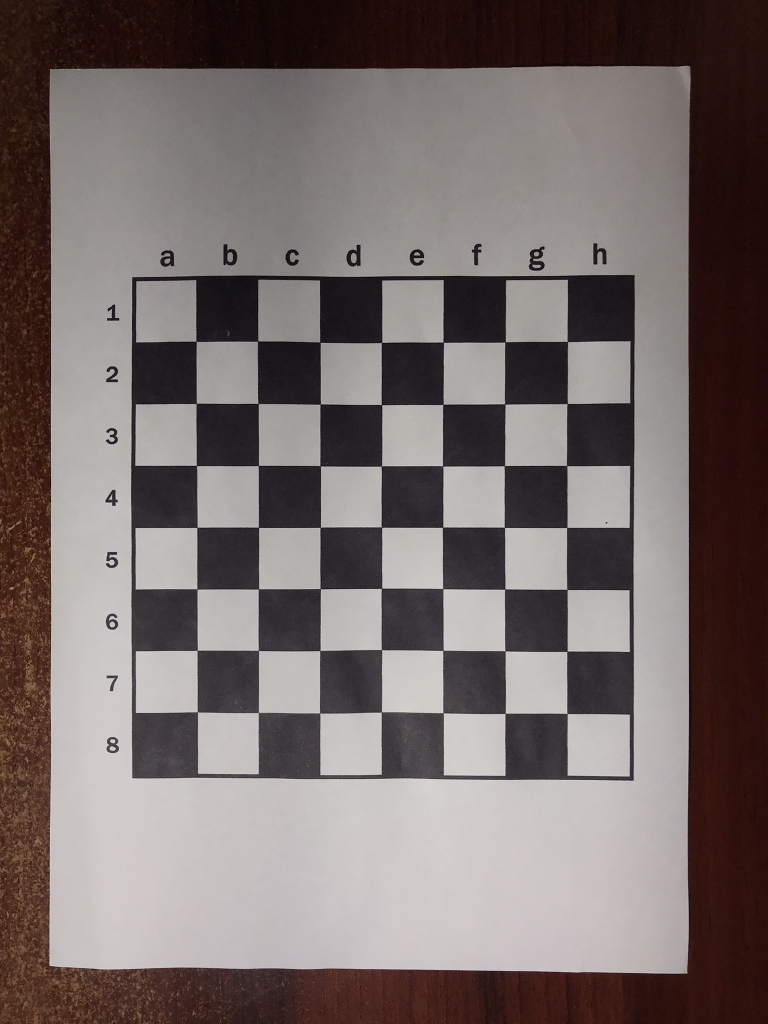
#> input picture Trabajo Práctico 3/fotos_calibracion/IMG_5017.JPEG, 1536 x 2048 px (shown at 1/2 size); its folder holds only this picture in this run
$ python calibrar_camara.py
#> lines starting #> are read from the running program, lines starting #| are printed output that depends on the picture; after the words box and inside, x2 and y2 are one past the last pixel; in counts of white or black regions, pixels touching at a corner belong together; long printed decimals are rounded
import cv2
import numpy as np
import glob
import os
import yaml
from datetime import datetime

#region Constantes

ANCHO_VENTANA = 800 # Ancho para mostrar las imágenes a calibrar
CANTIDAD_IMAGENES_MINIMA_RECOMENDADA = 10
DELAY_ENTRE_IMAGENES_MS = 500  # Tiempo para mostrar cada imágen con esquinas detectadas
EXTENSION_IMAGEN = ".jpeg"
RUTA_IMAGENES = "fotos_calibracion" # Carpeta donde se encuentran las imágenes
# Número de esquinas internas (no de cuadros)
TAMANIO_TABLERO_AJEDREZ = (7, 7)    # 7x7 esquinas internas (Para un tablero 8x8 cuadros) - 9x6 suele ser estándar
TAMANIO_CUADRADO_MM = 25    # Tamaño del cuadrado en mm (Solo informativo)
TITULO_VENTANA = "Calibracion de Camara"

#endregion

os.makedirs(RUTA_IMAGENES, exist_ok=True)

def calibrar():
    # Preparar puntos del mundo (0,0,0), (1,0,0), ...
    puntos_objeto = np.zeros((TAMANIO_TABLERO_AJEDREZ[0] * TAMANIO_TABLERO_AJEDREZ[1], 3), np.float32)
    puntos_objeto[:, :2] = np.mgrid[0:TAMANIO_TABLERO_AJEDREZ[0], 0:TAMANIO_TABLERO_AJEDREZ[1]].T.reshape(-1, 2)
    puntos_objeto *= TAMANIO_CUADRADO_MM  # Tamaño Físico (opcional)

    puntos_objeto_3d, puntos_imagen_2d = [], []
    imagenes = glob.glob(os.path.join(RUTA_IMAGENES, f"*{EXTENSION_IMAGEN}"))

    if len(imagenes) < CANTIDAD_IMAGENES_MINIMA_RECOMENDADA:
        print(f"Se recomienda al menos {CANTIDAD_IMAGENES_MINIMA_RECOMENDADA}-{CANTIDAD_IMAGENES_MINIMA_RECOMENDADA + 5} imágenes para buena calibración.")

    for archivo_imagen in imagenes:
        imagen = cv2.imread(archivo_imagen)
#> imagen is the input picture: shape (2048, 1536, 3); mean B, G, R 106.6, 108.2, 118.4
        if imagen is None:
            print(f"Error al cargar imagen: {archivo_imagen}")
            continue

        imagen_gris = cv2.cvtColor(imagen, cv2.COLOR_BGR2GRAY)
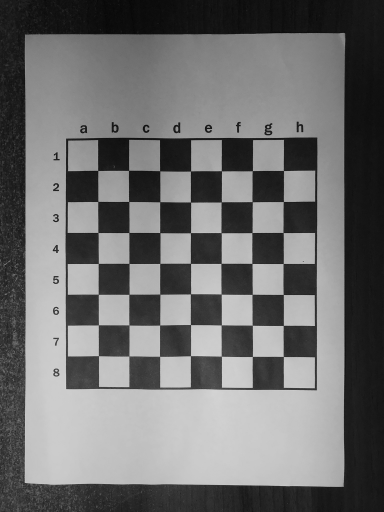
#> imagen_gris: shape (2048, 1536) (shown at 1/4 size); min 0, max 232, mean 111.1
        encontrado, esquinas = cv2.findChessboardCorners(imagen_gris, TAMANIO_TABLERO_AJEDREZ, None)
#> encontrado = True; esquinas = 49 rows, first 8: [1134.9, 1428], [1011, 1426.9], [887, 1426.5], [763.7, 1423.8], [639.5, 1426.1], [517.1, 1425.5], [394.9, 1424.3], [1134.1, 1302.8]
        if encontrado:
            puntos_objeto_3d.append(puntos_objeto)
            esquinas_refinadas = cv2.cornerSubPix(
                imagen_gris, esquinas, (11, 11), (-1, -1),
                (cv2.TERM_CRITERIA_EPS + cv2.TERM_CRITERIA_MAX_ITER, 30, 0.001)
            )
#> esquinas_refinadas = 49 rows, first 8: [1134.5, 1427.5], [1010.7, 1427.2], [886.6, 1425.9], [763.4, 1424.4], [639.9, 1426.5], [517.3, 1425.4], [395.2, 1424.4], [1134.3, 1302.9]
            puntos_imagen_2d.append(esquinas_refinadas)
            cv2.drawChessboardCorners(imagen, TAMANIO_TABLERO_AJEDREZ, esquinas_refinadas, encontrado)
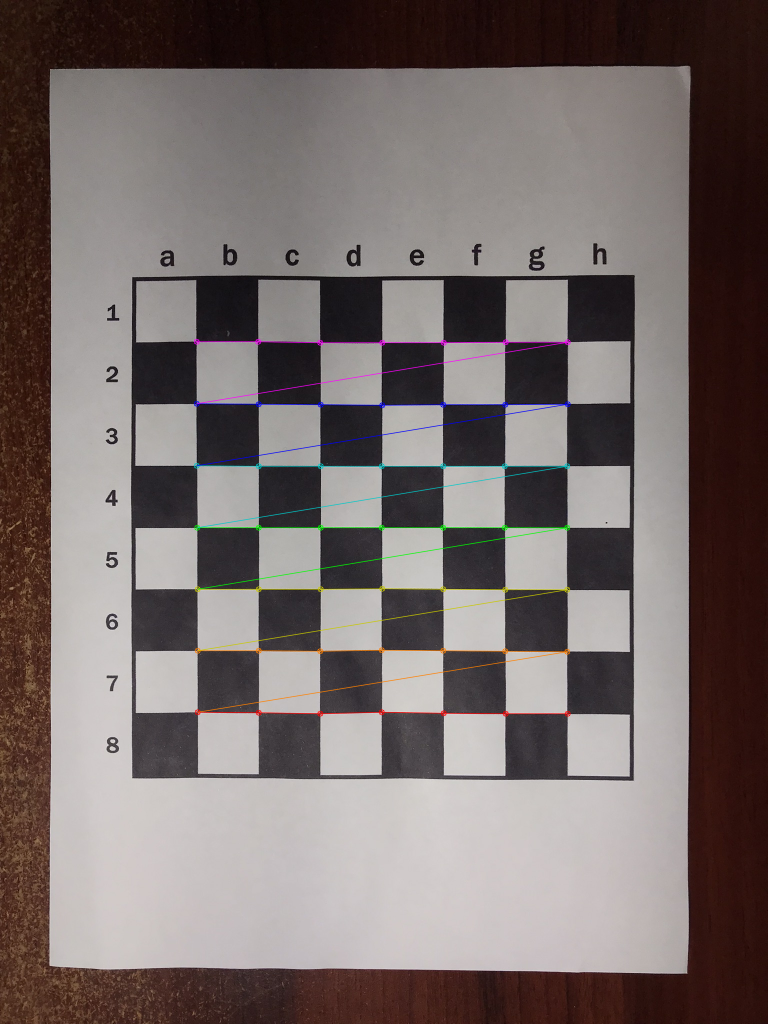
#> imagen: shape (2048, 1536, 3) (shown at 1/2 size); 1.04% of pixels changed, all inside (x1, y1, x2, y2) = (387, 677, 1142, 1434)
            escala = ANCHO_VENTANA / imagen.shape[1]
            imagen_a_mostrar = cv2.resize(imagen, (ANCHO_VENTANA, int(imagen.shape[0] * escala)))
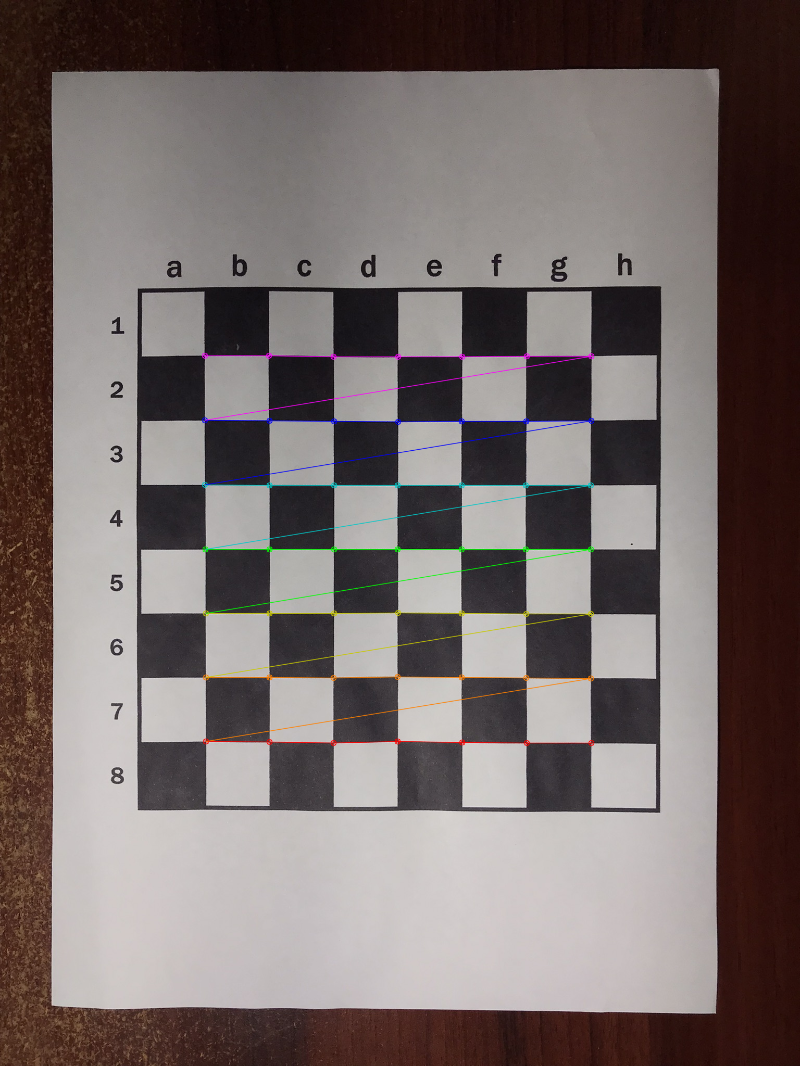
#> imagen_a_mostrar: shape (1066, 800, 3); mean B, G, R 106.5, 108.2, 118.4
            cv2.imshow(TITULO_VENTANA, imagen_a_mostrar)
            cv2.waitKey(DELAY_ENTRE_IMAGENES_MS)

    cv2.destroyAllWindows()

    if not puntos_objeto_3d:
        print("No se detectaron patrones de ajedrez.")
        return None

    # Calibrar cámara
    resultado, matriz_camara, coeficientes_distorsion, vectores_rotacion, vectores_traslacion = cv2.calibrateCamera(
        puntos_objeto_3d, puntos_imagen_2d, imagen_gris.shape[::-1], None, None
    )
#> resultado = 0.573; matriz_camara = [[14323.1, 0, 818.7], [0, 14388.4, 989], [0, 0, 1]]; coeficientes_distorsion = [[18.43, -6848.2, -0.00245, 0.0393, -10.76]]; vectores_rotacion = ([-0.016, 0.13, -3.14],); vectores_traslacion = ([63.73, 88.17, 2934.5],)

    print("\n=== RESULTADOS DE CALIBRACIÓN ===")
    print(f"Éxito en calibración: {resultado}")
#| Éxito en calibración: 0.5726
    print(f"fx = {matriz_camara[0, 0]:.2f}   fy = {matriz_camara[1, 1]:.2f}")
#| fx = 14323.09   fy = 14388.41
    print(f"cx = {matriz_camara[0, 2]:.2f}   cy = {matriz_camara[1, 2]:.2f}")
#| cx = 818.67   cy = 989.00
    print(f"Distorsión = {coeficientes_distorsion.ravel()}")
#| Distorsión = [ 1.84321568e+01 -6.84821607e+03 -2.45042128e-03  3.92686974e-02
#|  -1.07647296e+01]

    # Guardar YAML compatible
    datos_calibracion = {
        "Camera": {
            "name": "Mi camara calibrada",
            "setup": "monocular",
            "model": "perspective",
            "fx": float(matriz_camara[0, 0]),
            "fy": float(matriz_camara[1, 1]),
            "cx": float(matriz_camara[0, 2]),
            "cy": float(matriz_camara[1, 2]),
            "k1": float(coeficientes_distorsion[0][0]),
            "k2": float(coeficientes_distorsion[0][1]),
            "p1": float(coeficientes_distorsion[0][2]),
            "p2": float(coeficientes_distorsion[0][3]),
            "k3": float(coeficientes_distorsion[0][4]) if coeficientes_distorsion.shape[1] >= 5 else 0.0,
            "cols": int(imagen_gris.shape[1]),
            "rows": int(imagen_gris.shape[0]),
            "fps": 30,
            "color_order": "BGR"
        },
        "Mapping": {}  # Podés dejarlo vacío o agregar parámetros más adelante
    }

    archivo_de_salida = f"config_calibracion_{datetime.now().strftime('%Y%m%d_%H%M')}.yaml"
    with open(archivo_de_salida, "w") as archivo:
        yaml.dump(datos_calibracion, archivo,  default_flow_style=False)
    print(f"Archivo guardado: {archivo_de_salida}")

    return matriz_camara, coeficientes_distorsion

if __name__ == "__main__":
    calibrar()

$ run again, on Trabajo Práctico 3/fotos_calibracion/IMG_5021.JPEG
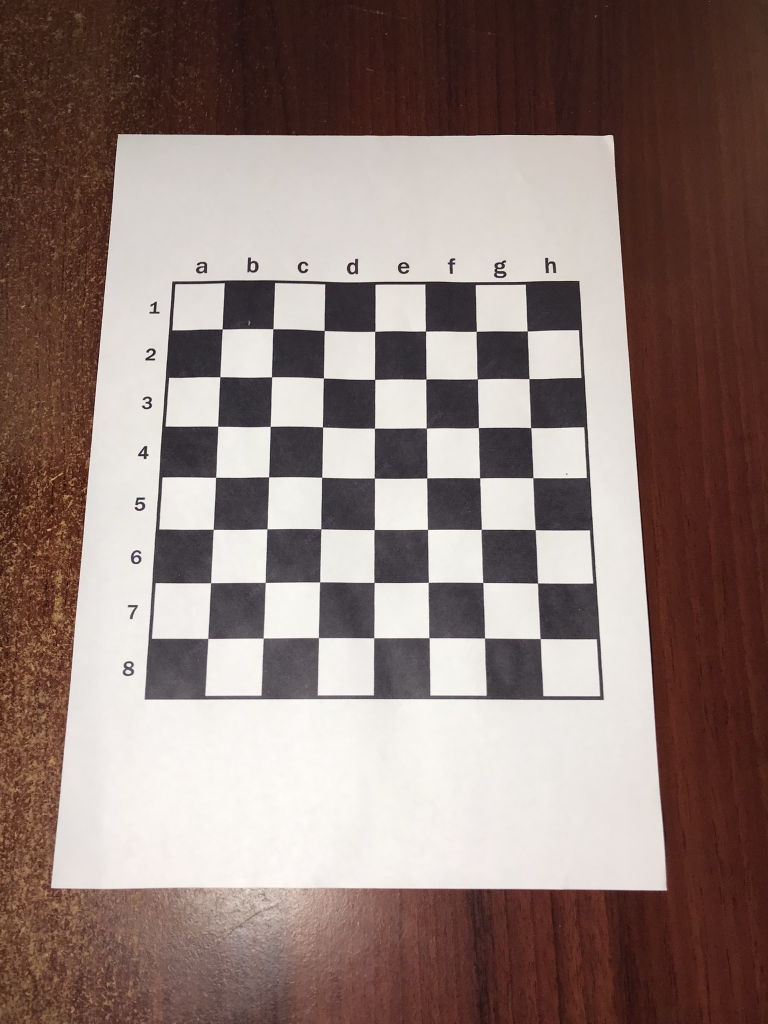
#> input picture Trabajo Práctico 3/fotos_calibracion/IMG_5021.JPEG, 1536 x 2048 px (shown at 1/2 size)
#> in calibrar, imagen is the input picture: shape (2048, 1536, 3); mean B, G, R 118.7, 124.4, 142.9
#> in calibrar, `imagen_gris = cv2.cvtColor(imagen, cv2.COLOR_BGR2GRAY)`:
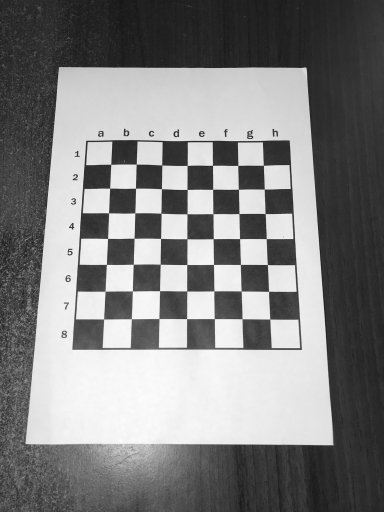
#> imagen_gris: shape (2048, 1536) (shown at 1/4 size); min 5, max 255, mean 129.2
#> encontrado = True; esquinas = 49 rows, first 8: [444.9, 658.4], [546.3, 658], [648.7, 661.5], [750.2, 663.2], [851.3, 662.7], [952.7, 663.1], [1054.6, 662.5], [440.5, 754]
#> esquinas_refinadas = 49 rows, first 8: [444.8, 658.4], [546.4, 658], [648.7, 661.5], [750.2, 663.1], [851.5, 662.6], [952.9, 663], [1054.8, 662.5], [440.4, 754]
#> imagen: shape (2048, 1536, 3); 0.91% of pixels changed, all inside (x1, y1, x2, y2) = (410, 652, 1088, 1285)
#> in calibrar, `imagen_a_mostrar = cv2.resize(imagen, (ANCHO_VENTANA, int(imagen.shape..`:
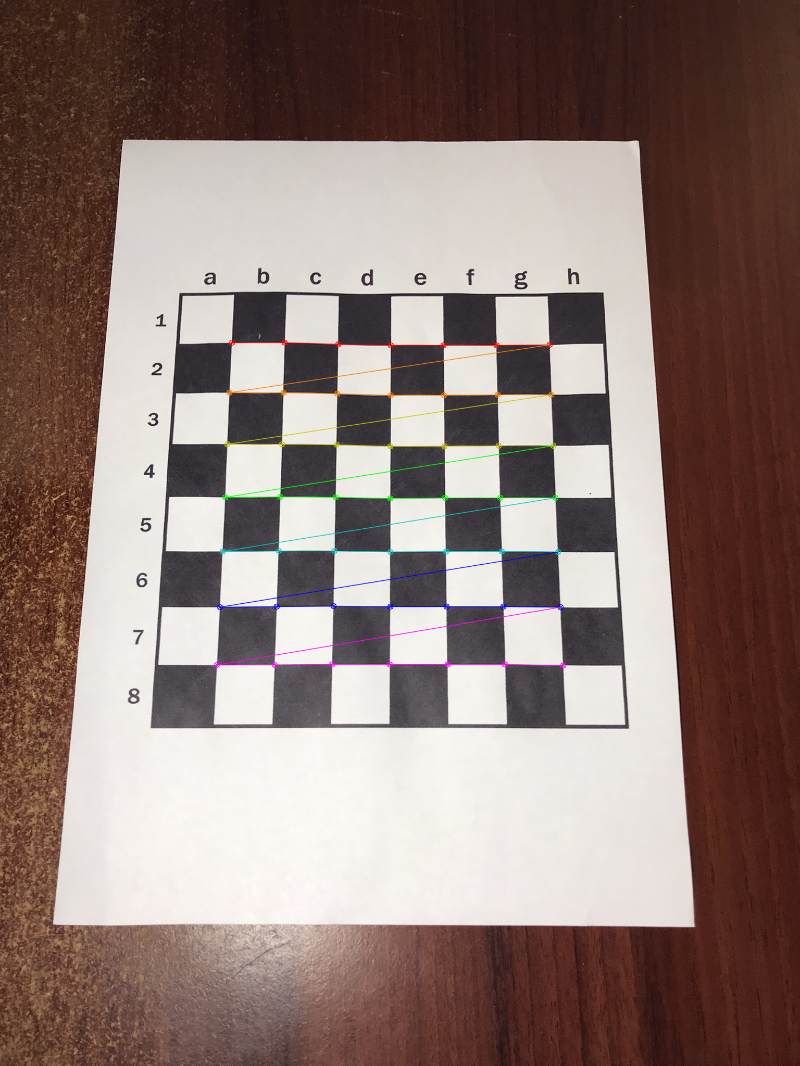
#> imagen_a_mostrar: shape (1066, 800, 3); mean B, G, R 118.5, 124.1, 142.7
#> resultado = 0.735; matriz_camara = [[2131.6, 0, 855.2], [0, 2154.9, 963.2], [0, 0, 1]]; coeficientes_distorsion = [[0.299, 0.811, -0.00531, 0.0252, -28.83]]; vectores_rotacion = ([-0.303, -0.0493, -0.00438],); vectores_traslacion = ([-101, -73.54, 523.9],)
#| Éxito en calibración: 0.7353
#| fx = 2131.63   fy = 2154.85
#| cx = 855.25   cy = 963.17
#| Distorsión = [ 2.99386097e-01  8.11387414e-01 -5.31285152e-03  2.52272699e-02
#|  -2.88306100e+01]

$ run again, on Trabajo Práctico 3/fotos_calibracion/IMG_5022.JPEG
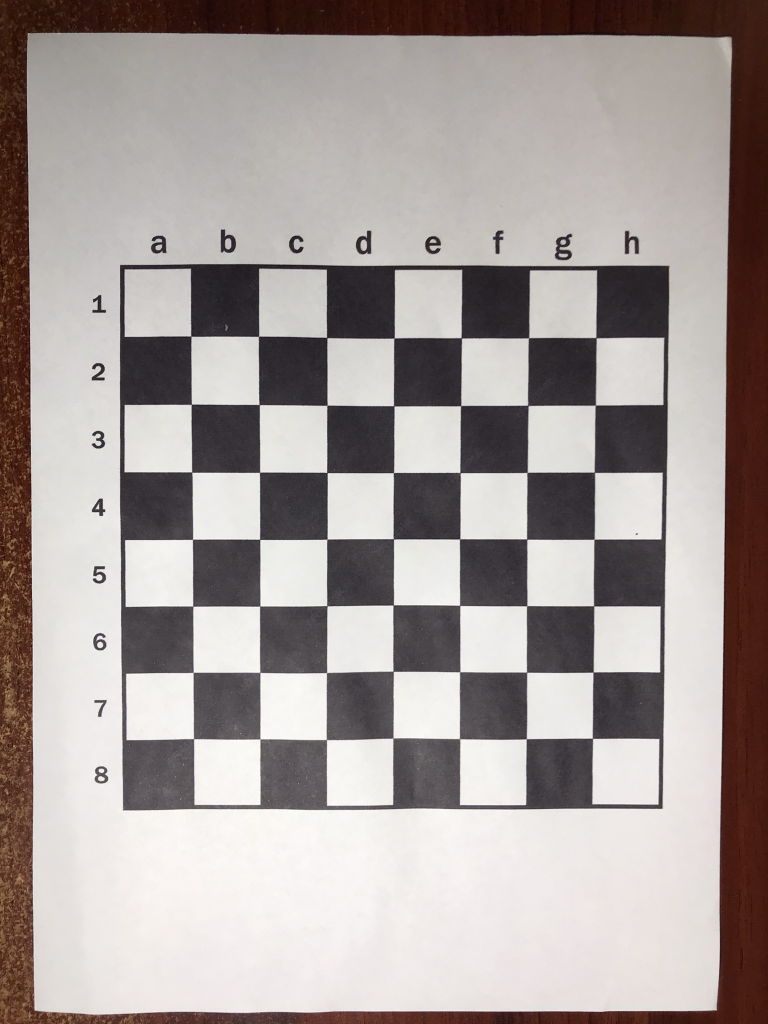
#> input picture Trabajo Práctico 3/fotos_calibracion/IMG_5022.JPEG, 1536 x 2048 px (shown at 1/2 size)
#> in calibrar, imagen is the input picture: shape (2048, 1536, 3); mean B, G, R 155.2, 157.7, 166
#> in calibrar, `imagen_gris = cv2.cvtColor(imagen, cv2.COLOR_BGR2GRAY)`:
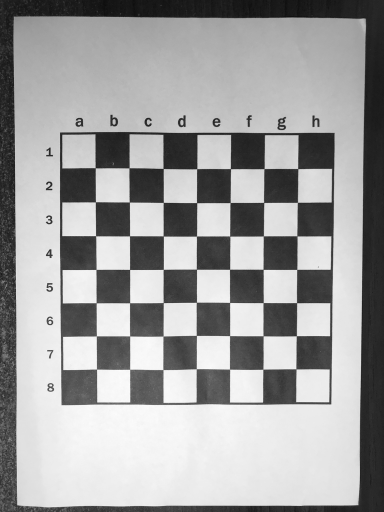
#> imagen_gris: shape (2048, 1536) (shown at 1/4 size); min 5, max 255, mean 159.9
#> encontrado = True; esquinas = 49 rows, first 8: [382, 672.7], [517.6, 673.1], [654.1, 675.4], [788.5, 677], [923, 675.9], [1057.3, 675.8], [1192.2, 675.6], [383.5, 808.5]
#> esquinas_refinadas = 49 rows, first 8: [382.3, 672.7], [517.5, 673], [653.9, 675.5], [788.6, 676.5], [923, 676.3], [1057.5, 676.1], [1192.5, 675.8], [383.2, 808.9]
#> imagen: shape (2048, 1536, 3); 1.12% of pixels changed, all inside (x1, y1, x2, y2) = (376, 667, 1199, 1487)
#> in calibrar, `imagen_a_mostrar = cv2.resize(imagen, (ANCHO_VENTANA, int(imagen.shape..`:
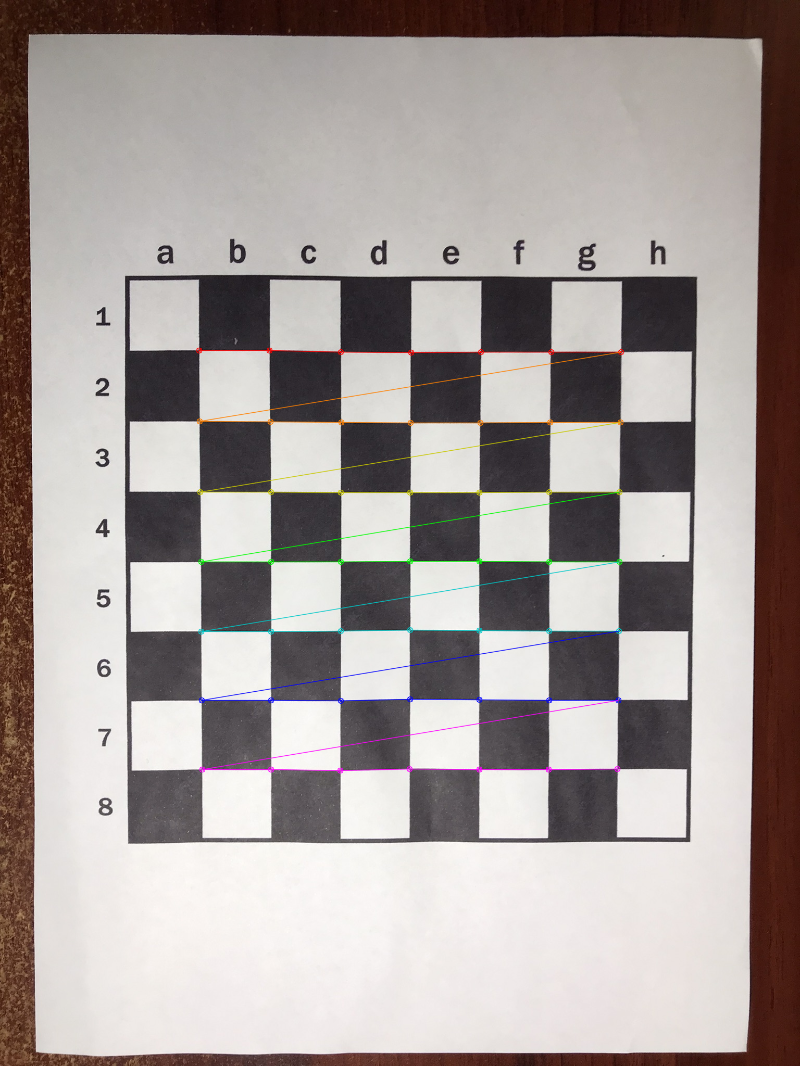
#> imagen_a_mostrar: shape (1066, 800, 3); mean B, G, R 154.9, 157.5, 165.9
#> resultado = 0.63; matriz_camara = [[3036.2, 0, 810.1], [0, 3038.8, 999.5], [0, 0, 1]]; coeficientes_distorsion = [[1, -24.29, -0.00296, 0.00724, 171.4]]; vectores_rotacion = ([0.05, -0.0305, 0.00162],); vectores_traslacion = ([-79.06, -60.12, 566.8],)
#| Éxito en calibración: 0.6296
#| fx = 3036.21   fy = 3038.76
#| cx = 810.10   cy = 999.49
#| Distorsión = [ 1.00300219e+00 -2.42895202e+01 -2.95535002e-03  7.24484225e-03
#|   1.71416985e+02]
